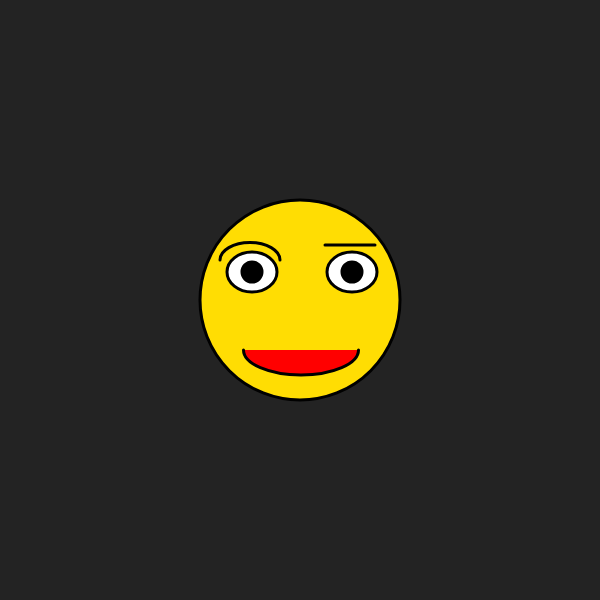
Frame 1 (no input)
Frame 60 (no input): identical to frame 1, image omitted
Frame 120 (the mouse pressed at the canvas centre since frame 60): identical to frame 1, image omitted

The p5.js sketch that drew this single still picture (run headless with seeded random() and noise() and a simulated clock; from frame 60 on, the mouse is pressed at the canvas centre):

// p5.js sketch
// ── sketch.js
function setup() {
  createCanvas(600, 600);//Crea un areade dibuix de 600 píxels quadrats, 600 píxels d'ample i 600 píxels d'alçada, canvas és àrea de dibuix. Setup és la configuració o caraquterístiques del nostre codí
}
function draw() {// Draw significa dibuixar
  background(35);//Fons de color gris, és de color gris perqué hi ha un numoro entre 0 i 255 i el 0 es negra i el 255 es blanc.
  strokeWeight(3)
  fill(255,221,3);//fill significa omplir de color el que hi ha a continuació en aquest cas el·lipses. El primer numero és el nivell de vermellos(R:red), el segon numero es el nivell de verdos(G:green) i el tercer numero és el nivell de blavos(B:blue). Podem fer 255 X 255 X 255= 16.700.000 de colors diferents. He de posar el color que  vulguis als ull hi ha la cara canviant els 3 numeros, buscant a google colors RGB
  ellipse(300,300,200,200);//És la cara secera. El primer número significa la posició X (horitzontal) del centre de la el·lipse. El segon numero significa la posicio Y(vertical) del centre de la el·lipse. El tercer numero significa l'amplada de la el·lipse en pixels i el quart l'alçada de la el·lipse. Sempre els numeros son pixels contants des de la cantonada superir esquerra, és a dir el punt 0,0 es troba diferent que a matemàtiques(cantonada inferior esquerra)
  fill(255);//És el color del ulls
  ellipse(252,272,50,40);//És l'ull dret perquè és 350 de X al centre
  ellipse(352,272,50,40);//És l'ull esquerra perquè és 250 pixels de la X del centre 
  fill(0)
  ellipse(252,272,20,20)
  fill(0)
  ellipse(352,272,20,20)
  fill(255,0,0);// El color de la cara
  arc(301,350,115,50,0,PI)
   noFill();// no omplis de color la cella
  arc(250,260,60,35,PI,0);//cella esquerra
  
  line(325,245,375,245);//cella dreta:els dos primers números són la X
}
